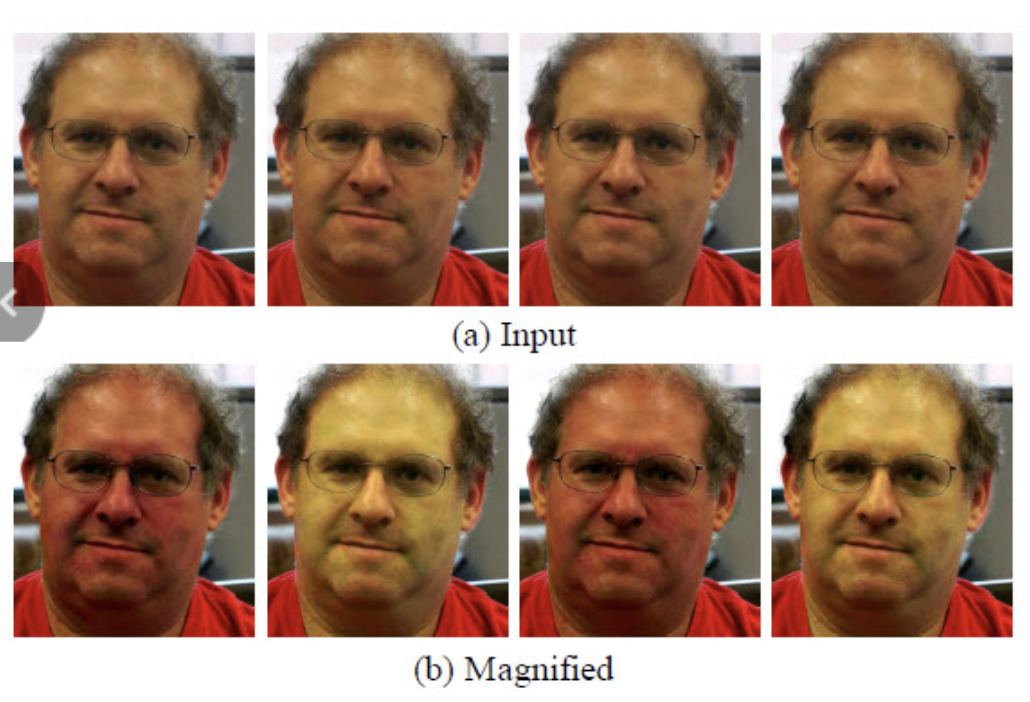
#> input picture Eulerian_Magnification_Example.png, 1030 x 702 px
$ python -i preprocessing.py   (imports and definitions only)
#> lines starting #> are read from the running program, lines starting #| are printed output that depends on the picture

import cv2
import numpy as np

faceCascade = cv2.CascadeClassifier("haarcascades/haarcascade_frontalface_alt0.xml")


# Read in and simultaneously preprocess video
def read_video(path):
#> called with path = '../Eulerian_Magnification_Example.png'
    cap = cv2.VideoCapture(path)
    fps = int(cap.get(cv2.CAP_PROP_FPS))
    video_frames = []
    face_rects = ()

    while cap.isOpened():
        ret, img = cap.read()
#> img is the input picture: shape (702, 1030, 3); mean B, G, R 114.4, 133.6, 163.5
        if not ret:
            break
        gray = cv2.cvtColor(img, cv2.COLOR_RGB2GRAY)
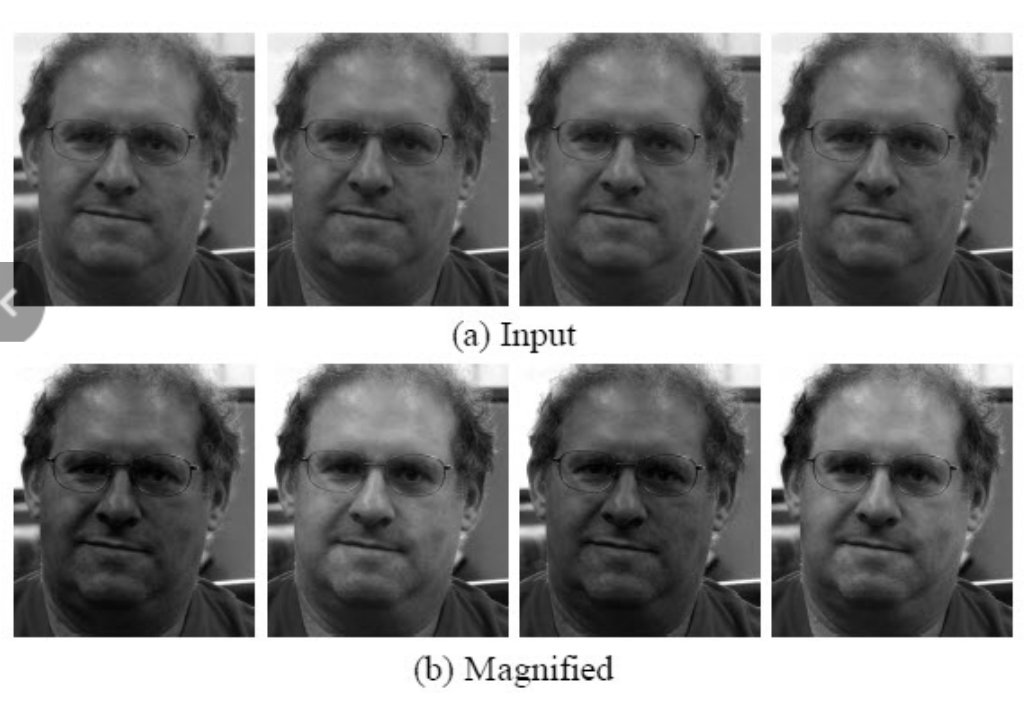
#> gray: shape (702, 1030); min 0, max 255, mean 131.3
        roi_frame = img

        # Detect face
        if len(video_frames) == 0:
            face_rects = faceCascade.detectMultiScale(gray, 1.3, 5)
#> face_rects = [[26, 68, 183, 183], [785, 71, 182, 182], [24, 401, 184, 184], [280, 398, 188, 188], [530, 68, 186, 186], [277, 69, 186, 186], [530, 397, 190, 190], [784, 399, 188, 188]]

        # Select ROI
        if len(face_rects) > 0:
            for (x, y, w, h) in face_rects:
                roi_frame = img[y:y + h, x:x + w]
#> this loop made 8 passes
#> pass 1, in read_video, `roi_frame = img[y:y + h, x:x + w]`:
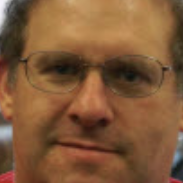
#> roi_frame: shape (183, 183, 3); mean B, G, R 57, 89.1, 128.9
#> pass 2, in read_video, `roi_frame = img[y:y + h, x:x + w]`:
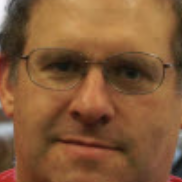
#> roi_frame: shape (182, 182, 3); mean B, G, R 56, 89.6, 131.4
#> pass 3, in read_video, `roi_frame = img[y:y + h, x:x + w]`:
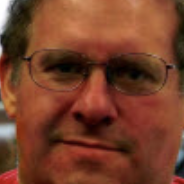
#> roi_frame: shape (184, 184, 3); mean B, G, R 42.1, 64.1, 118.9
            if roi_frame.size != img.size:
                roi_frame = cv2.resize(roi_frame, (500, 500))
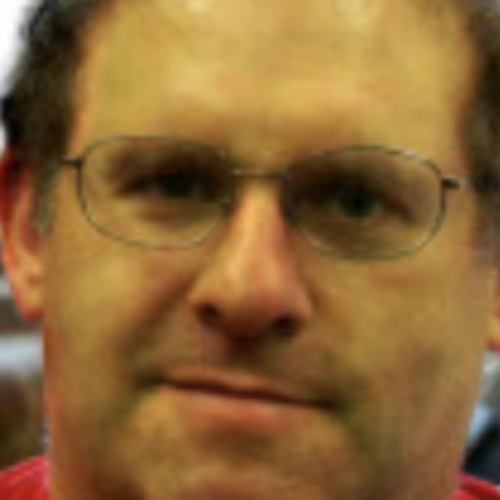
#> roi_frame: shape (500, 500, 3); mean B, G, R 54.4, 102.3, 140.7
                frame = np.ndarray(shape=roi_frame.shape, dtype="float")
                frame[:] = roi_frame * (1. / 255)
                video_frames.append(frame)

    frame_ct = len(video_frames)
    cap.release()

    return video_frames, frame_ct, fps

>>> result = read_video('../Eulerian_Magnification_Example.png')
